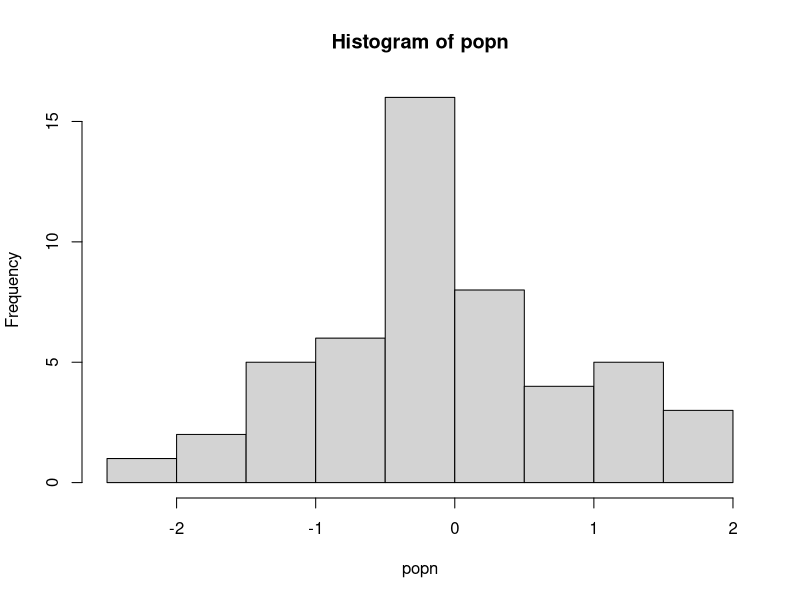
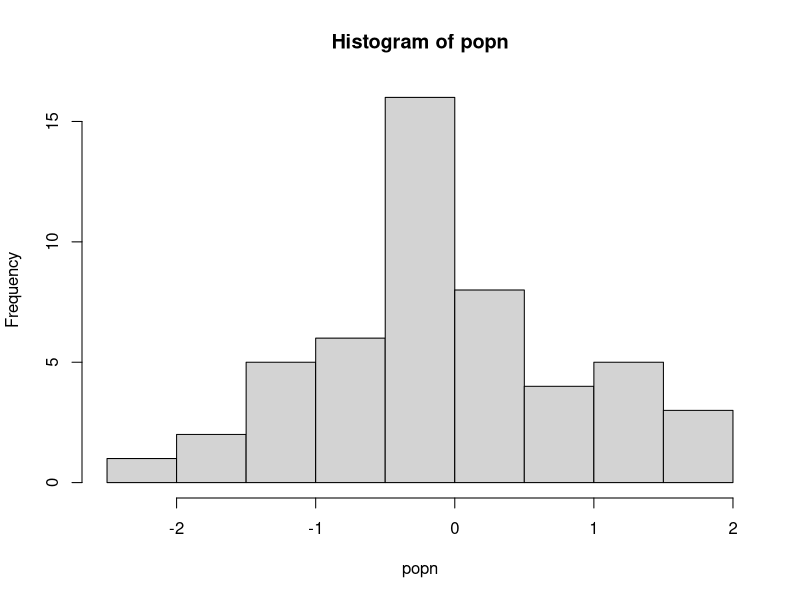

Write the R code that produced these figures, in order. (Note: this script raises an error after producing the figures.)
doit <-function(x) {
    temp_x <- sample(x, replace = TRUE)
    if (length(unique(temp_x)) > 30 ) {# only take mean if sample was sufficient
          print(paste("Mean of this sample was:", as.character(mean(temp_x))))
         }
    else {
        stop("Couldn't calculate the mean: too few unique values!")
        }
    }

set.seed(1345)

popn <- rnorm(50)

hist(popn)
doit <-function(x) {
    temp_x <- sample(x, replace = TRUE)
    if (length(unique(temp_x)) > 30 ) {# only take mean if sample was sufficient
          print(paste("Mean of this sample was:", as.character(mean(temp_x))))
         }
    else {
        stop("Couldn't calculate the mean: too few unique values!")
        }
    }

set.seed(1345)

popn <- rnorm(50)

hist(popn)
lapply(1:15, function(i) doit(popn))

result <- vector("list", 15) #Preallocate/Initialise
for (i in 1:15) {
    result[[i]] <- tryCatch(doit(popn), FALSE)
    }
